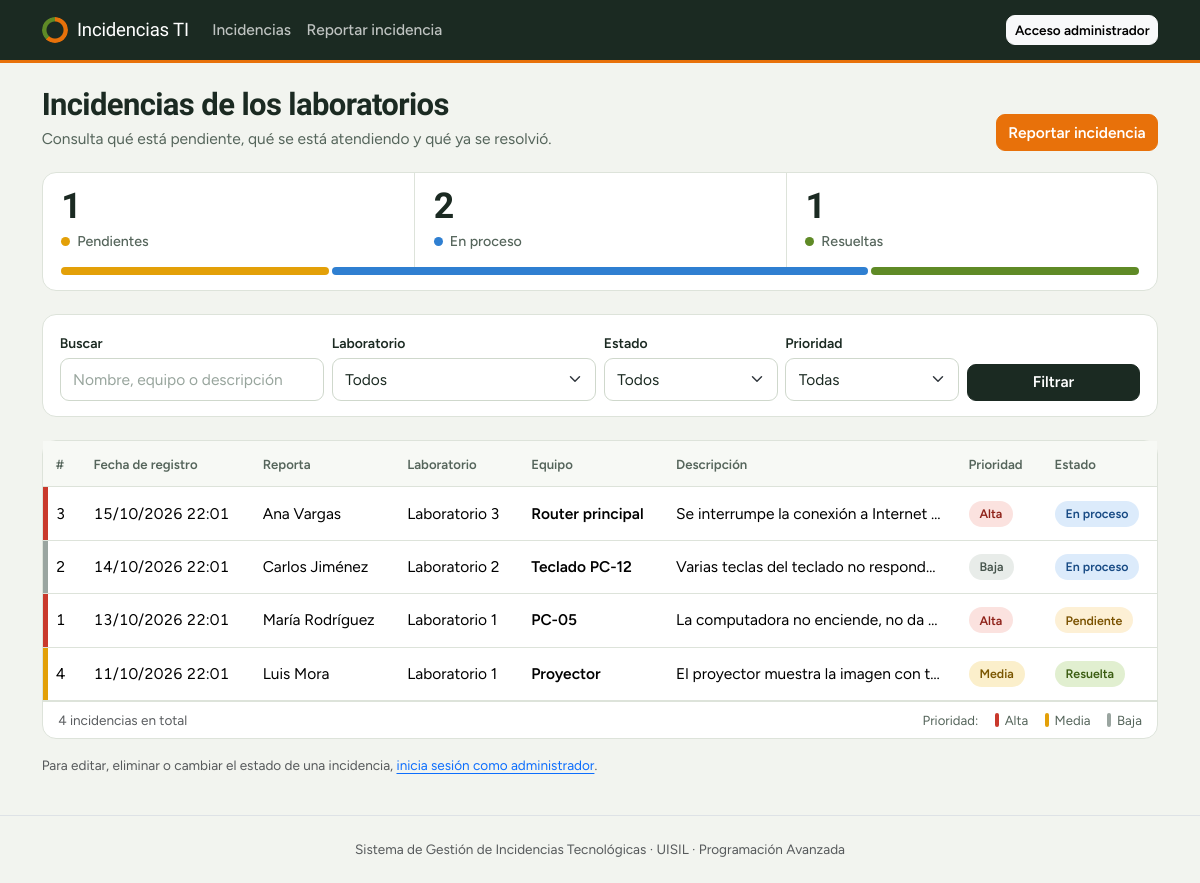
The page / on the database its author committed.
### tables this page shows
CREATE TABLE IF NOT EXISTS incidencias (
  id                  INT UNSIGNED NOT NULL AUTO_INCREMENT,
  reportante          VARCHAR(100) NOT NULL,    
  laboratorio         VARCHAR(50)  NOT NULL,
  equipo              VARCHAR(100) NOT NULL,    
  descripcion         TEXT         NOT NULL,
  prioridad           ENUM('Baja','Media','Alta') NOT NULL DEFAULT 'Media',
  estado              ENUM('Pendiente','En proceso','Resuelta') NOT NULL DEFAULT 'Pendiente',
  fecha_registro      DATETIME     NOT NULL DEFAULT CURRENT_TIMESTAMP,    
  fecha_actualizacion DATETIME     NOT NULL DEFAULT CURRENT_TIMESTAMP ON UPDATE CURRENT_TIMESTAMP,    
  PRIMARY KEY (id),
   
  KEY idx_incidencias_laboratorio (laboratorio),
  KEY idx_incidencias_estado (estado),
  KEY idx_incidencias_prioridad (prioridad)
);

### includes/auth.php (called while the page is built, shortened)
<?php
require_once __DIR__ . '/funciones.php';
function esta_autenticado(): bool
{
    return !empty($_SESSION['usuario_id']);
}

### includes/funciones.php (called while the page is built, shortened)
<?php
function e($valor): string
{
    return htmlspecialchars((string)$valor, ENT_QUOTES, 'UTF-8');
}
function badge_estado(string $estado): string
{
    return match ($estado) {
        'Pendiente'  => 'estado-pendiente',
        'En proceso' => 'estado-en-proceso',
        'Resuelta'   => 'estado-resuelta',
        default      => 'estado-pendiente',
    };
}
function badge_prioridad(string $prioridad): string
{
    return match ($prioridad) {
        'Alta'  => 'prioridad-alta',
        'Media' => 'prioridad-media',
        'Baja'  => 'prioridad-baja',
        default => 'prioridad-baja',
    };
}

### index.php (the view, shortened to what this page needs)
<?php
require_once __DIR__ . '/config/db.php';
require_once __DIR__ . '/includes/auth.php';
$f_lab    = trim($_GET['laboratorio'] ?? '');
$f_estado = trim($_GET['estado'] ?? '');
$f_prio   = trim($_GET['prioridad'] ?? '');
$f_texto  = trim($_GET['q'] ?? '');
$sql = 'SELECT id, reportante, laboratorio, equipo, descripcion, prioridad, estado, fecha_registro
        FROM incidencias';
$sql .= ' ORDER BY fecha_registro DESC, id DESC';
$stmt = $conn->prepare($sql);
$stmt->execute();
$resultado = $stmt->get_result();
$incidencias = $resultado->fetch_all(MYSQLI_ASSOC);
$resumen = ['Pendiente' => 0, 'En proceso' => 0, 'Resuelta' => 0];
$rs = $conn->query('SELECT estado, COUNT(*) AS total FROM incidencias GROUP BY estado');
while ($fila = $rs->fetch_assoc()) {
    $resumen[$fila['estado']] = (int)$fila['total'];
}
$admin = esta_autenticado();
$hayFiltros = ($f_lab !== '' || $f_estado !== '' || $f_prio !== '' || $f_texto !== '');
$qs = $_SERVER['QUERY_STRING'] ?? '';
require __DIR__ . '/includes/header.php';
?>
<div class="page-head">
    <div>
        <h1>Incidencias de los laboratorios</h1>
        <p>Consulta qué está pendiente, qué se está atendiendo y qué ya se resolvió.</p>
    </div>
    <a href="crear.php" class="btn btn-primary">Reportar incidencia</a>
</div>
<?php $totalGeneral = array_sum($resumen);    ?>
<section class="status-strip" aria-label="Resumen por estado">
    <div class="status-cells">
        <a class="status-cell cell-pendiente" href="index.php?estado=Pendiente">
            <strong><?= $resumen['Pendiente'] ?></strong><span>Pendientes</span>
        </a>
        <a class="status-cell cell-proceso" href="index.php?estado=En+proceso">
            <strong><?= $resumen['En proceso'] ?></strong><span>En proceso</span>
        </a>
        <a class="status-cell cell-resuelta" href="index.php?estado=Resuelta">
            <strong><?= $resumen['Resuelta'] ?></strong><span>Resueltas</span>
        </a>
    </div>
    <?php if ($totalGeneral > 0): ?>
        <div class="status-bar" role="img"
             aria-label="<?= $resumen['Pendiente'] ?> pendientes, <?= $resumen['En proceso'] ?> en proceso, <?= $resumen['Resuelta'] ?> resueltas">
            <?php if ($resumen['Pendiente'] > 0): ?><i class="seg-pendiente" style="flex: <?= $resumen['Pendiente'] ?>"></i><?php endif; ?>
            <?php if ($resumen['En proceso'] > 0): ?><i class="seg-proceso" style="flex: <?= $resumen['En proceso'] ?>"></i><?php endif; ?>
            <?php if ($resumen['Resuelta'] > 0): ?><i class="seg-resuelta" style="flex: <?= $resumen['Resuelta'] ?>"></i><?php endif; ?>
        </div>
    <?php else: ?>
        <div class="status-bar is-empty" aria-hidden="true"><i></i></div>
    <?php endif; ?>
</section>
<form method="get" class="card filter-card mb-4">
    <div class="row g-2 align-items-end">
        <div class="col-md-3">
            <label class="form-label small mb-1" for="q">Buscar</label>
            <input type="text" class="form-control" id="q" name="q" placeholder="Nombre, equipo o descripción"
                   value="<?= e($f_texto) ?>">
        </div>
        <div class="col-md-3">
            <label class="form-label small mb-1" for="f_lab">Laboratorio</label>
            <select class="form-select" id="f_lab" name="laboratorio">
                <option value="">Todos</option>
            </select>
        </div>
        <div class="col-md-2">
            <label class="form-label small mb-1" for="f_estado">Estado</label>
            <select class="form-select" id="f_estado" name="estado">
                <option value="">Todos</option>
            </select>
        </div>
        <div class="col-md-2">
            <label class="form-label small mb-1" for="f_prio">Prioridad</label>
            <select class="form-select" id="f_prio" name="prioridad">
                <option value="">Todas</option>
            </select>
        </div>
        <div class="col-md-2 d-flex gap-2">
            <button type="submit" class="btn btn-dark flex-fill">Filtrar</button>
        </div>
    </div>
</form>
<div class="card">
    <div class="table-responsive">
        <table class="table table-hover align-middle mb-0">
            <thead class="table-light">
                <tr>
                    <th>#</th>
                    <th>Fecha de registro</th>
                    <th>Reporta</th>
                    <th>Laboratorio</th>
                    <th>Equipo</th>
                    <th>Descripción</th>
                    <th>Prioridad</th>
                    <th>Estado</th>
                </tr>
            </thead>
            <tbody>
            <?php foreach ($incidencias as $inc): ?>
                <tr class="prio-<?= e(strtolower($inc['prioridad'])) ?>">
                    <td class="col-id"><?= (int)$inc['id'] ?></td>
                    <td class="col-fecha"><?= e(date('d/m/Y H:i', strtotime($inc['fecha_registro']))) ?></td>
                    <td><?= e($inc['reportante']) ?></td>
                    <td class="text-nowrap"><?= e($inc['laboratorio']) ?></td>
                    <td class="col-equipo"><?= e($inc['equipo']) ?></td>
                    <td class="desc-cell" title="<?= e($inc['descripcion']) ?>"><?= e($inc['descripcion']) ?></td>
                    <td><span class="pill <?= badge_prioridad($inc['prioridad']) ?>"><?= e($inc['prioridad']) ?></span></td>
                    <td>
                        <?php if ($admin): ?>
                            <form method="post" action="estado.php" class="d-flex gap-1">
                                <?= csrf_field() ?>
                                <input type="hidden" name="id" value="<?= (int)$inc['id'] ?>">
                                <input type="hidden" name="volver" value="<?= e($qs) ?>">
                                <select name="estado" class="form-select form-select-sm estado-select" onchange="this.form.submit()"
                                        aria-label="Cambiar estado">
                                    <?php foreach (ESTADOS as $est): ?>
                                        <option value="<?= e($est) ?>" <?= $inc['estado'] === $est ? 'selected' : '' ?>><?= e($est) ?></option>
                                    <?php endforeach; ?>
                                </select>
                                <noscript><button class="btn btn-sm btn-outline-primary">OK</button></noscript>
                            </form>
                        <?php else: ?>
                            <span class="pill <?= badge_estado($inc['estado']) ?>"><?= e($inc['estado']) ?></span>
                        <?php endif; ?>
                    </td>
                </tr>
            <?php endforeach; ?>
            </tbody>
        </table>
    </div>
    <div class="card-footer d-flex flex-wrap justify-content-between gap-2 small text-muted">
        <span>
            <?= count($incidencias) ?> incidencia<?= count($incidencias) === 1 ? '' : 's' ?>
            <?= $hayFiltros ? 'con los filtros aplicados' : 'en total' ?>
        </span>
        <span class="table-legend">
            Prioridad:
            <span><i style="background: var(--prio-alta)"></i>Alta</span>
            <span><i style="background: var(--prio-media)"></i>Media</span>
            <span><i style="background: var(--prio-baja)"></i>Baja</span>
        </span>
    </div>
</div>
<?php if (!$admin): ?>
    <p class="text-muted small mt-3">
        Para editar, eliminar o cambiar el estado de una incidencia, <a href="login.php">inicia sesión como administrador</a>.
    </p>
<?php endif; ?>
<?php require __DIR__ . '/includes/footer.php'; ?>

### includes/header.php (shortened to what this page needs)
<?php
require_once __DIR__ . '/auth.php';
?>
<!DOCTYPE html>
<html lang="es">
<head>
    <link href="https://cdn.jsdelivr.net/npm/bootstrap@5.3.3/dist/css/bootstrap.min.css" rel="stylesheet">
    <link href="assets/css/estilos.css" rel="stylesheet">
</head>
<body>
<nav class="navbar navbar-expand-md navbar-dark app-navbar">
    <div class="container">
        <a class="navbar-brand" href="index.php"><span class="brand-mark" aria-hidden="true"></span>Incidencias TI</a>
        <div class="collapse navbar-collapse" id="menu">
            <ul class="navbar-nav me-auto">
                <li class="nav-item"><a class="nav-link" href="index.php">Incidencias</a></li>
                <li class="nav-item"><a class="nav-link" href="crear.php">Reportar incidencia</a></li>
            </ul>
            <div class="d-flex align-items-center gap-2">
                <?php if (esta_autenticado()): ?>
                    <span class="text-white-50 small">Admin: <?= e($_SESSION['usuario_nombre']) ?></span>
                    <a class="btn btn-outline-light btn-sm" href="logout.php">Cerrar sesión</a>
                <?php else: ?>
                    <a class="btn btn-light btn-sm" href="login.php">Acceso administrador</a>
                <?php endif; ?>
            </div>
        </div>
    </div>
</nav>
<main class="container py-4">

### includes/footer.php (shortened to what this page needs)
</main>
<footer class="text-center text-muted small py-4 border-top">
    Sistema de Gestión de Incidencias Tecnológicas &middot; UISIL &middot; Programación Avanzada
</footer>
</body>
</html>

### rows shown on the page
incidencias: id "3", fecha_registro "15/10/2026 22:01", reportante "Ana Vargas", laboratorio "Laboratorio 3", equipo "Router principal", descripcion "Se interrumpe la conexión a Internet…", prioridad "Alta", estado "En proceso"
incidencias: id "2", fecha_registro "14/10/2026 22:01", reportante "Carlos Jiménez", laboratorio "Laboratorio 2", equipo "Teclado PC-12", descripcion "Varias teclas del teclado no respond…", prioridad "Baja", estado "En proceso"
incidencias: id "1", fecha_registro "13/10/2026 22:01", reportante "María Rodríguez", laboratorio "Laboratorio 1", equipo "PC-05", descripcion "La computadora no enciende, no da…", prioridad "Alta", estado "Pendiente"
incidencias: id "4", fecha_registro "11/10/2026 22:01", reportante "Luis Mora", laboratorio "Laboratorio 1", equipo "Proyector", descripcion "El proyector muestra la imagen con t…", prioridad "Media", estado "Resuelta"

### other values the page prints
$resumen['Pendiente'] "1"
$resumen['En proceso'] "2"
$resumen['Resuelta'] "1"
count($incidencias) "4"
